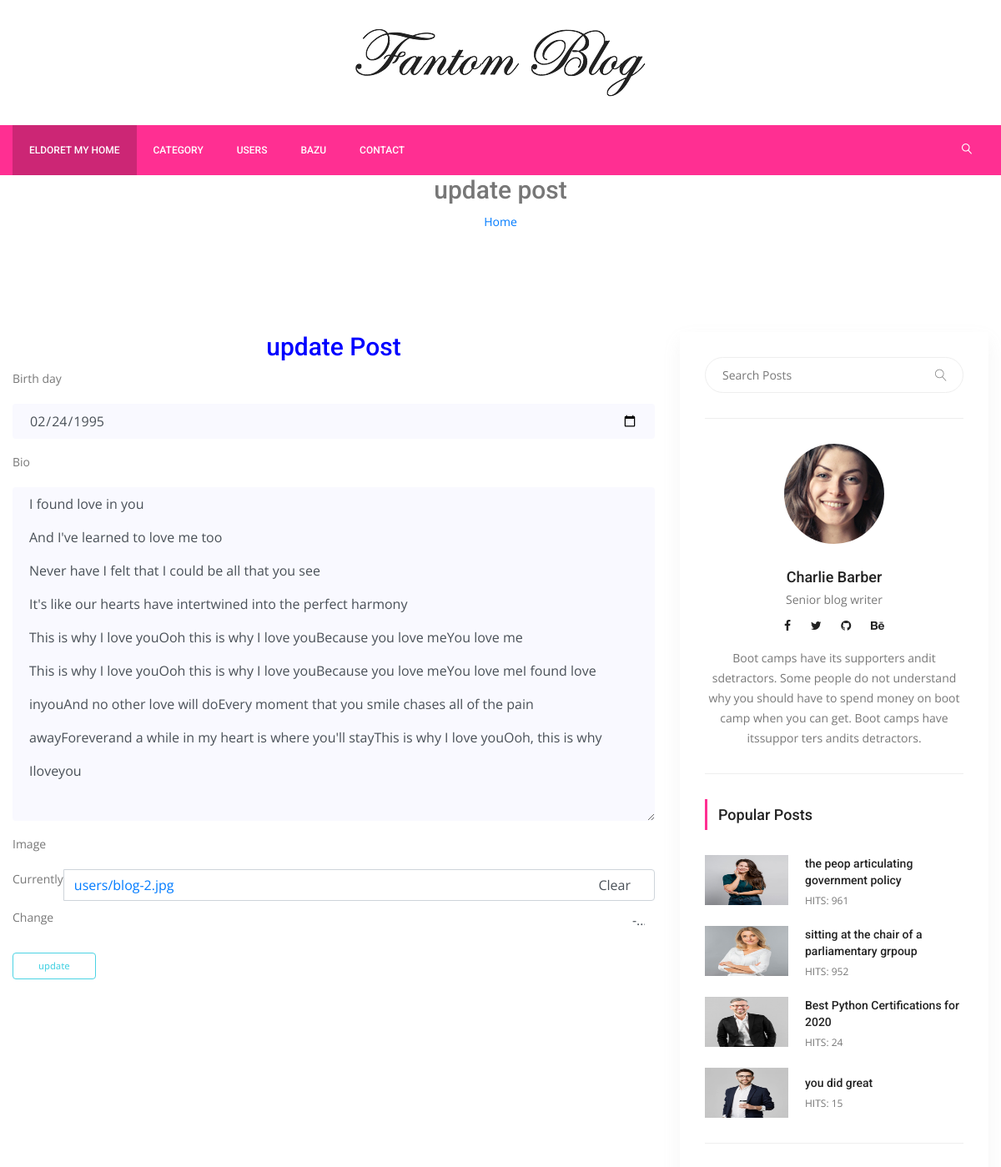
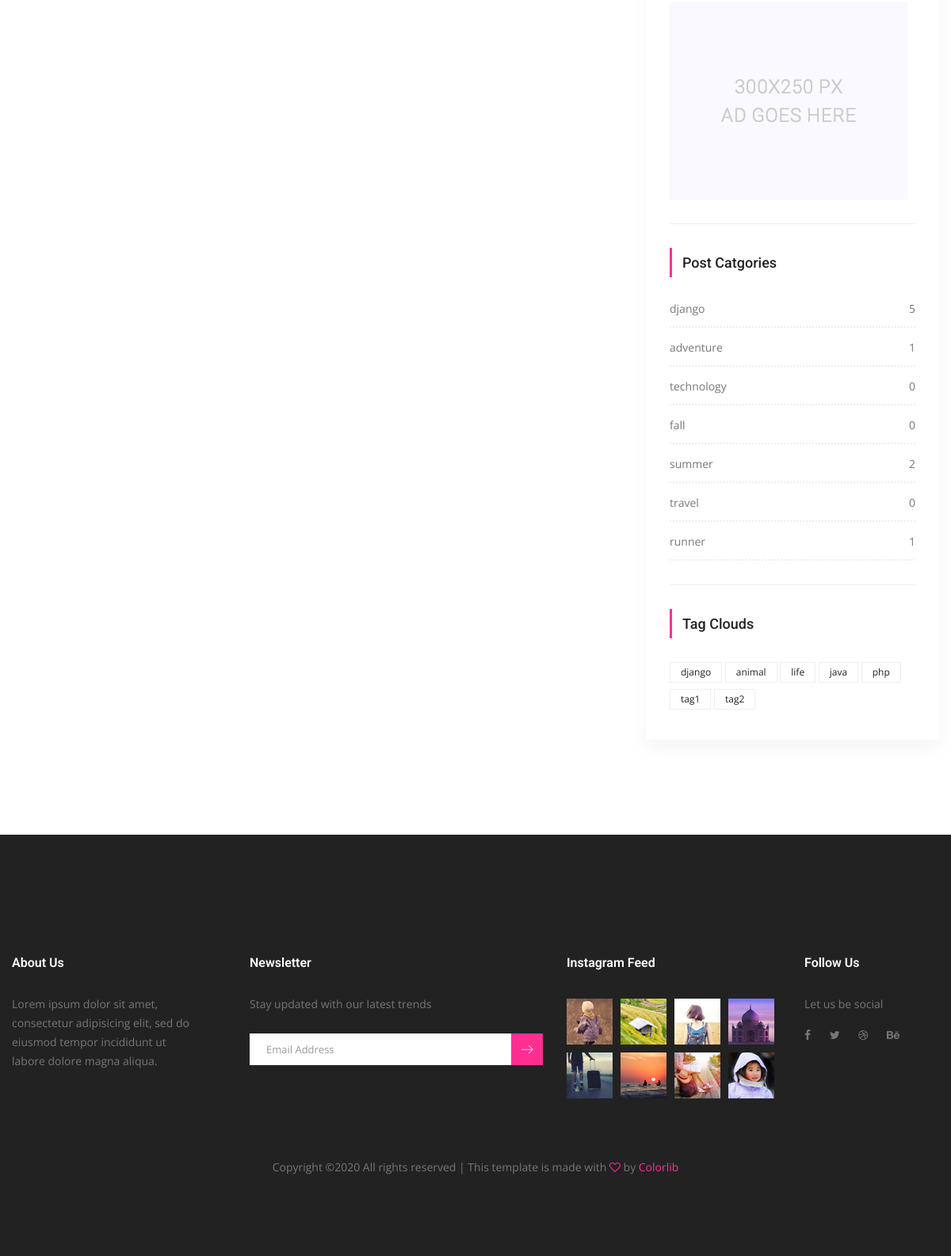
Screenshot of /users/update-profile/bazu/ (signed in) with the database file from the repository (2 pictures, top to bottom).
### users/models.py (models this page shows, shortened)
class UserProfile(models.Model):
    user = models.OneToOneField(settings.AUTH_USER_MODEL,on_delete=models.CASCADE)
    birth_day = models.DateField(null=True,blank=True)
    bio = models.TextField(max_length=1000,blank= True)
    image = models.ImageField(blank=True,null=True,default='users/author.png',upload_to='users')
    slug = models.SlugField(editable=False)

### posts/models.py (models this page shows, shortened)
class Post(models.Model):
    title = models.CharField(max_length=150)
    content = models.TextField()
    publishing_date = models.DateTimeField(auto_now=True)
    image = models.ImageField(blank=True, null=True, upload_to='uploads/')
    user = models.ForeignKey(settings.AUTH_USER_MODEL, on_delete=models.CASCADE)
    slug = models.SlugField(default="slug", editable=False)
    category = models.ForeignKey(Category, on_delete=models.CASCADE, default=1, related_name="posts")
    tag = models.ManyToManyField(Tag, related_name="posts", blank=True)
    slider_post = models.BooleanField(default=False)
    hit = models.PositiveIntegerField(default=0)

class Category(models.Model):
    title = models.CharField(max_length=150)
    slug = models.SlugField(editable=False)
    def post_count(self):
        return self.posts.all().count()

class Tag(models.Model):
    title = models.CharField(max_length=50)
    slug = models.SlugField(editable=False)
    def __str__(self):
        return self.title

### users/views.py (the view, shortened to what this page needs)
# urls.py: path('update-profile/<slug:slug>/', UserProfileUpdateView.as_view(), name="update_profile"),
@method_decorator(login_required(login_url='/users/login'),name="dispatch")
class UserProfileUpdateView(SuccessMessageMixin,UpdateView):
    model = UserProfile
    template_name = 'users/profile-update.html'
    form_class = UserProfileForm
    success_message = "Your Profile Has Been Updated!!!"
    def get(self, request, *args, **kwargs):
        self.object = self.get_object()
        if self.object.user != request.user:
            return HttpResponseRedirect('/')
        return super(UserProfileUpdateView, self).get(request,*args,*kwargs)

### users/forms.py
class UserProfileForm(forms.ModelForm):
    def __init__(self,*args,**kwargs):
        super(UserProfileForm, self).__init__(*args,**kwargs)
        self.helper = FormHelper()
        self.helper.form_method = 'post'
        self.helper.field_class = 'mt-10'
        self.helper.layout = Layout(
            Field("birth_day",css_class="single-input"),
            Field("bio", css_class="single-input"),
            Field("image", css_class="single-input")
        )
        self.helper.add_input(Submit('submit','update',css_class="genric-btn success-border medium"))
    class Meta:
        model = UserProfile
        fields = ('birth_day','bio','image')
        widgets = {
            'birth_day':forms.DateInput(attrs={'type':'date'})
        }

### posts/templatetags/custom_tags.py (called while the page is built)
@register.simple_tag(name="categories")
def all_categories():
    return Category.objects.all()

@register.simple_tag(name="tags")
def all_tags():
    return Tag.objects.all()

@register.simple_tag(name="hit_posts")
def hit_posts():
    return Post.objects.order_by('-hit')[:4]

### templates/users/profile-update.html (shortened to what this page needs)
{% extends 'base.html'%}
{% load static %}
{% load crispy_forms_tags %}
{% block content %}
        <section class="banu Area =====nner_area">
            <div class="banner_inner d-flex align-items-center">
				<div class="container">
					<div class="banner_content text-center">
						<h2>update post</h2>
						<div class="page_link">
							<a href="{% url 'index' %}">Home</a>
						</div>
					</div>
				</div>
            </div>
        </section>
        <section class="blog_area p_120">
            <div class="container">
                <div class="row">
                    <div class="col-lg-8">
						<h2 style="text-align:center;color:blue"> update Post </h2>
                        <div class="blog_left_sidebar">
							{% crispy form %}
						</div>
                    </div>
                    {% include 'right_side.html'%}
                </div>
            </div>
        </section>
        {% endblock%}

### templates/base.html (shortened to what this page needs)
{% load static%}
{% load custom_tags %}
<!doctype html>
<html lang="en">
    <head>
        <link rel="stylesheet" href="{% static "css/bootstrap.css" %}">
        <link rel="stylesheet" href="{% static "vendors/linericon/style.css" %}">
        <link rel="stylesheet" href="{% static "css/font-awesome.min.css" %}">
        <link rel="stylesheet" href="{% static "vendors/owl-carousel/owl.carousel.min.css" %}">
        <link rel="stylesheet" href="{% static "vendors/lightbox/simpleLightbox.css" %}">
        <link rel="stylesheet" href="{% static "vendors/nice-select/css/nice-select.css" %}">
        <link rel="stylesheet" href="{% static "vendors/animate-css/animate.css" %}">
        <link rel="stylesheet" href="{% static "vendors/jquery-ui/jquery-ui.css" %}">
        <link rel="stylesheet" href="{% static "css/style.css" %}">
        <link rel="stylesheet" href="{% static "css/responsive.css" %}">
    </head>
    <body>
        <header class="header_area">
            <div class="logo_part">
            	<div class="container">
            		<a class="logo" href="{% url 'index' %}"><img src="{% static "img/logo.png" %}" alt=""></a>
            	</div>
            </div>
			<div class="main_menu">
				<nav class="navbar navbar-expand-lg navbar-light">
					<div class="container">
						<div class="collapse navbar-collapse offset" id="navbarSupportedContent">
							<ul class="nav navbar-nav menu_nav">
								<li class="nav-item active"><a class="nav-link" href="{% url 'index' %}">ELDORET MY Home</a></li>
                                <li class="nav-item submenu dropdown">
									<a href="#" class="nav-link dropdown-toggle" data-toggle="dropdown" role="button" aria-haspopup="true" aria-expanded="false">category</a>
                                        {% categories as categories%}
                                        {% for category in categories%}
								<li class="nav-item"><a class="nav-link" href="{% url 'category_detail' pk=category.id slug=category.slug %}"">{{ category.title }}</a></li>
                                {% endfor %}
                                </ul>
								<li class="nav-item"><a class="nav-link" href="{% url 'users:user_list' %}">USERS</a></li>
                                {% if user.is_authenticated%}
								<li class="nav-item submenu dropdown">
									<a href="#" class="nav-link dropdown-toggle" data-toggle="dropdown" role="button" aria-haspopup="true" aria-expanded="false">{{user.username}}</a>
								</li>
                                {% else %}
								<li class="nav-item"><a class="nav-link" href="{% url 'users:register' %}">Regiater</a></li>
                                <li class="nav-item"><a class="nav-link" href="{% url 'users:login'%}">Login</a></li>
                                {% endif %}
                                <li class="nav-item"><a class="nav-link" href="contact.html">Contact</a></li>
							<ul class="nav navbar-nav navbar-right ml-auto">
								<li class="nav-item"><a href="#" class="search"><i class="lnr lnr-magnifier"></i></a></li>
							</ul>
						</div>
					</div>
				</nav>
			</div>
        </header>
 {% block content %}
 {% endblock %}
        <footer class="footer-area">
            <div class="container">
                <div class="row">
                    <div class="col-lg-3  col-md-6 col-sm-6">
                        <div class="single-footer-widget">
                            <h6 class="footer_title">About Us</h6>
                            <p>Lorem ipsum dolor sit amet, consectetur adipisicing elit, sed do eiusmod tempor incididunt ut labore dolore magna aliqua.</p>
                        </div>
                    </div>
                    <div class="col-lg-4 col-md-6 col-sm-6">
                        <div class="single-footer-widget">
                            <h6 class="footer_title">Newsletter</h6>
                            <p>Stay updated with our latest trends</p>
                            <div id="mc_embed_signup">
                                <form target="_blank" action="https://spondonit.us12.list-manage.com/subscribe/post?u=1462626880ade1ac87bd9c93a&amp;id=92a4423d01" method="get" class="subscribe_form relative">
                                    <div class="input-group d-flex flex-row">
                                        <input name="EMAIL" placeholder="Email Address" onfocus="this.placeholder = ''" onblur="this.placeholder = 'Email Address '" required="" type="email">
                                        <button class="btn sub-btn"><span class="lnr lnr-arrow-right"></span></button>
                                    </div>
                                </form>
                            </div>
                        </div>
                    </div>
                    <div class="col-lg-3 col-md-6 col-sm-6">
                        <div class="single-footer-widget instafeed">
                            <h6 class="footer_title">Instagram Feed</h6>
                            <ul class="list instafeed d-flex flex-wrap">
                                <li><img src="{% static "img/instagram/Image-01.jpg" %}" alt=""></li>
                                <li><img src="{% static "img/instagram/Image-02.jpg" %}" alt=""></li>
                                <li><img src="{% static "img/instagram/Image-03.jpg" %}" alt=""></li>
                                <li><img src="{% static "img/instagram/Image-04.jpg" %}" alt=""></li>
                                <li><img src="{% static "img/instagram/Image-05.jpg" %}" alt=""></li>
                                <li><img src="{% static "img/instagram/Image-06.jpg" %}" alt=""></li>
                                <li><img src="{% static "img/instagram/Image-07.jpg" %}" alt=""></li>
                                <li><img src="{% static "img/instagram/Image-08.jpg" %}" alt=""></li>
                            </ul>
                        </div>
                    </div>
                    <div class="col-lg-2 col-md-6 col-sm-6">
                        <div class="single-footer-widget f_social_wd">
                            <h6 class="footer_title">Follow Us</h6>
                            <p>Let us be social</p>
                            <div class="f_social">
                            	<a href="#"><i class="fa fa-facebook"></i></a>
								<a href="#"><i class="fa fa-twitter"></i></a>
								<a href="#"><i class="fa fa-dribbble"></i></a>
								<a href="#"><i class="fa fa-behance"></i></a>
                            </div>
                        </div>
                    </div>
                </div>
                <div class="row footer-bottom d-flex justify-content-between align-items-center">
                    <p class="col-lg-12 footer-text text-center">
Copyright &copy;<script>document.write(new Date().getFullYear());</script> All rights reserved | This template is made with <i class="fa fa-heart-o" aria-hidden="true"></i> by <a href="https://colorlib.com" target="_blank">Colorlib</a>
</p>
                </div>
            </div>
        </footer>
    </body>
</html>

### templates/right_side.html
{% load static %}
{% load custom_tags %}
<div class="col-lg-4">
                        <div class="blog_right_sidebar">
                            <aside class="single_sidebar_widget search_widget">
                                <form action="{% url 'search' %}" method="get">
                                <div class="input-group">
                                    <input type="text" class="form-control" placeholder="Search Posts" name="q">
                                    <span class="input-group-btn">
                                        <button class="btn btn-default" type="button"><i class="lnr lnr-magnifier"></i></button>
                                    </span>
                                </div>
                                    </form>
                                <div class="br">
                                </div>
                            </aside>
                            <aside class="single_sidebar_widget author_widget">
                                <img class="author_img rounded-circle" src="{% static "img/blog/author.png" %}" alt="">
                                <h4>Charlie Barber</h4>
                                <p>Senior blog writer</p>
                                <div class="social_icon">
                                    <a href="#"><i class="fa fa-facebook"></i></a>
                                    <a href="#"><i class="fa fa-twitter"></i></a>
                                    <a href="#"><i class="fa fa-github"></i></a>
                                    <a href="#"><i class="fa fa-behance"></i></a>
                                </div>
                                <p>Boot camps have its supporters andit sdetractors. Some people do not understand why you should have to spend money on boot camp when you can get. Boot camps have itssuppor ters andits detractors.</p>
                                <div class="br"></div>
                            </aside>
                            <aside class="single_sidebar_widget popular_post_widget">
                                <h3 class="widget_title">Popular Posts</h3>
                                {% hit_posts as posts %}
                                {% for post in posts %}
                                <div class="media post_item">
                                    <img src="{{ post.image.url }}" alt="post" style="width:100px;height:60px">
                                    <div class="media-body">
                                        <a href="{% url 'detail' post.pk post.slug %}"><h3>{{ post.title }}</h3></a>
                                        <p>HITS: {{ post.hit }}</p>
                                    </div>
                                </div>
                                {% endfor %}
                                <div class="br"></div>
                            </aside>
                            <aside class="single_sidebar_widget">
                                <a href="#"><img class="img-fluid" src="{% static "img/blog/add.jpg" %}" alt=""></a>
                                <div class="br"></div>
                            </aside>
                            <aside class="single_sidebar_widget post_category_widget">
                                <h4 class="widget_title">Post Catgories</h4>
                                <ul class="list cat-list">
                                    {% categories as categories%}
                                    {% for category in categories %}
                                    <li>
                                        <a href="{% url 'category_detail' pk=category.id slug=category.slug %}" class="d-flex justify-content-between">
                                            <p>{{ category.title }}</p>
                                            <p>{{ category.post_count }}</p>
                                        </a>
                                    </li>
                                    {% endfor %}
                                </ul>
                                <div class="br"></div>
                            </aside>
                            <aside class="single-sidebar-widget tag_cloud_widget">
                                <h4 class="widget_title">Tag Clouds</h4>
                                <ul class="list">
                                    {% tags as labels %}
                                    {% for label in labels %}
                                    <li><a href="{% url 'tag_detail' slug=label.slug%}">{{ label }}</a></li>
                                    {% endfor %}
                                </ul>
                            </aside>
                        </div>
                    </div>

### static/css/responsive.css (style rules this page uses)
@media (max-width:1619px) { .header_area .navbar .search { margin-left: 40px; } }

### rows the page displays
UserProfile: birth_day "02/24/1995", bio "I found love in you And I've learned to love me too Never have I felt that I could be all that you see It's like our hearts have intertwined into the perfect harmony This is why I love youOoh this is why I love youBecause you love meYou love me This is why I love youOoh this is why I love youBecause you love meYou love meI found love inyouAnd no other love will doEvery moment that you smile chases all of the pain awayForeverand a while in my heart is where you'll stayThis is why I love youOoh, this is why Iloveyou"
Post: image (picture), title "the peop articulating government policy", hit "961"
Post: image (picture), title "sitting at the chair of a parliamentary grpoup", hit "952"
Post: image (picture), title "Best Python Certifications for 2020", hit "24"
Post: image (picture), title "you did great", hit "15"
Category: title "django", post_count "5"
Category: title "adventure", post_count "1"
Category: title "technology", post_count "0"
Category: title "fall", post_count "0"
Category: title "summer", post_count "2"
Category: title "travel", post_count "0"
Category: title "runner", post_count "1"
Tag: title "django"
Tag: title "animal"
Tag: title "life"
Tag: title "java"
Tag: title "php"
Tag: title "tag1"
Tag: title "tag2"

### other values shown
{{ user.username }} "BAZU"
